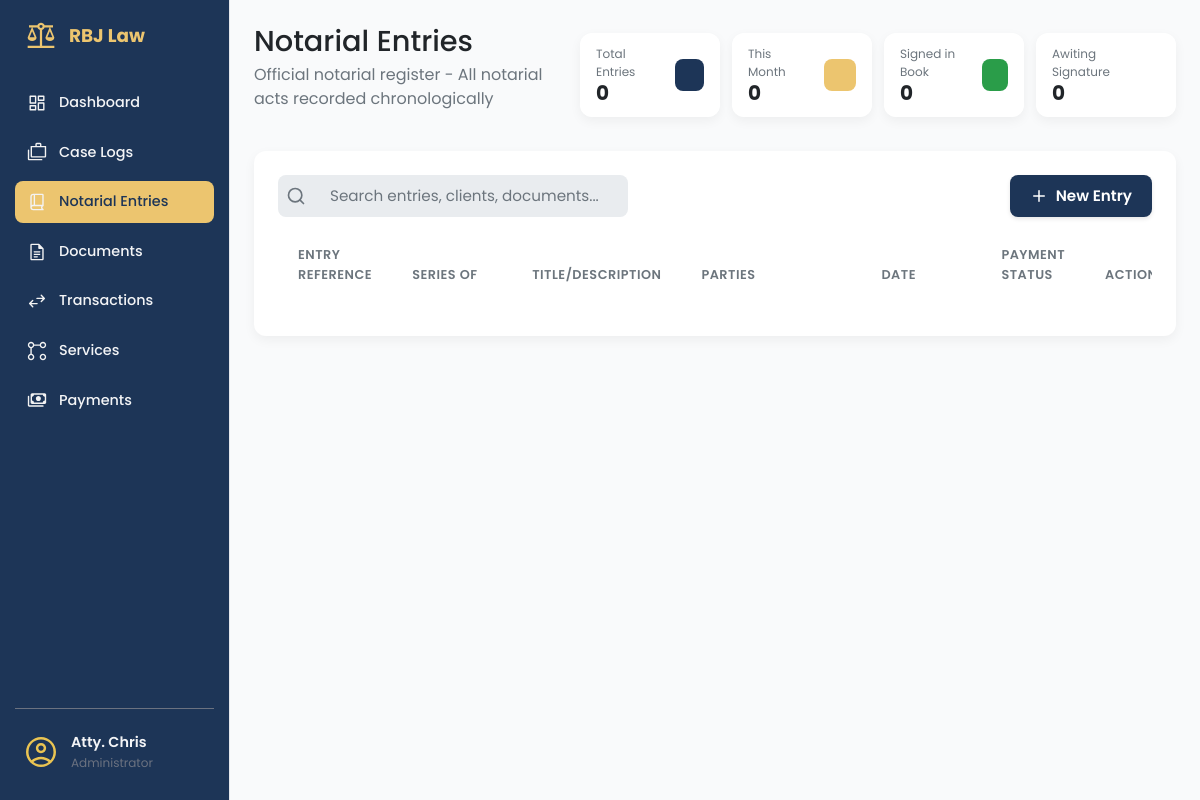
The page /notarial-entries/ (signed in) on the database as committed earlier.
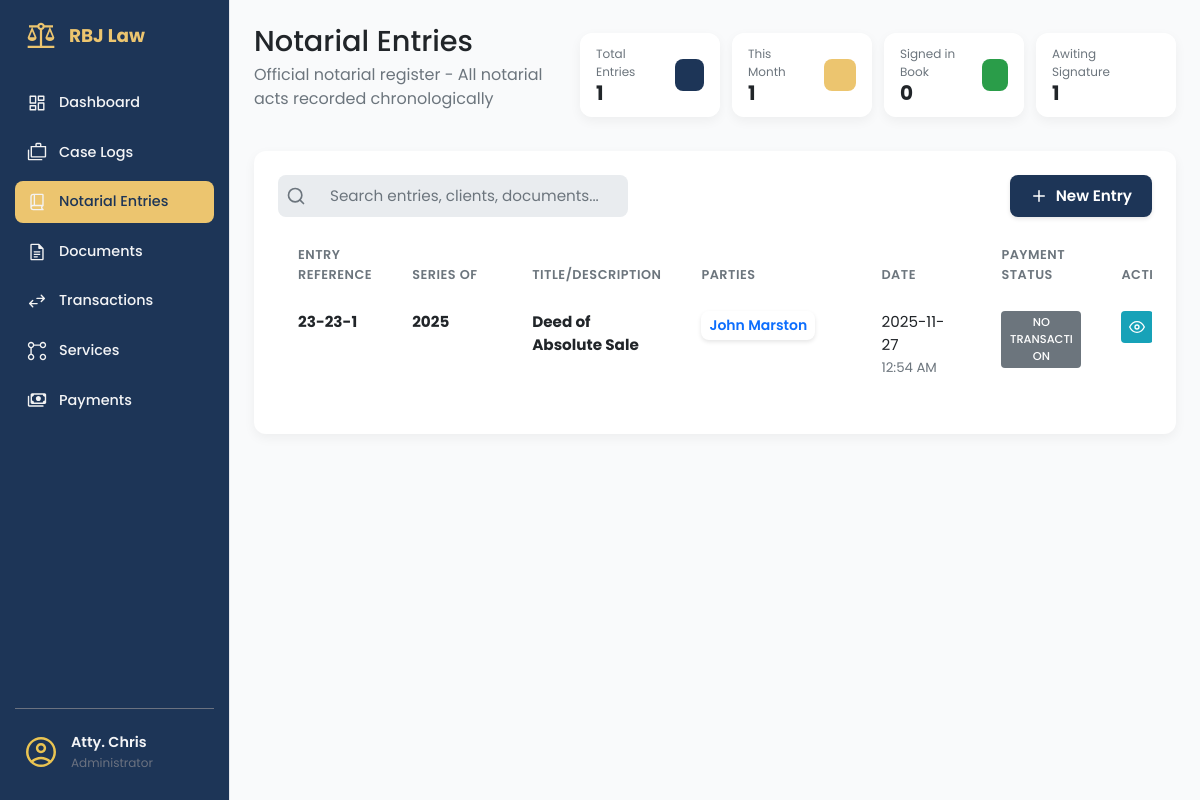
The same page on the database as committed later.
### app/models/notarial_entry_mdl.py (models this page shows, shortened)
class NotarialEntry(db.Model):
    __tablename__ = 'notarial_entries'
    id = db.Column(db.Integer, primary_key=True)
    not_entry_num = db.Column(db.String(255), nullable=False)
    not_page_num = db.Column(db.String(255), nullable=False)
    not_book_num = db.Column(db.String(255), nullable=False)
    not_series = db.Column(db.Integer, nullable=False)
    not_title = db.Column(db.String(255), nullable=False)
    not_date = db.Column(db.DateTime, nullable=False, default=datetime.utcnow)
    not_type_act = db.Column(db.String(255), nullable=False)
    not_fee = db.Column(Numeric(10, 2), nullable=False)
    not_fee_or = db.Column(db.String(255), nullable=False)
    not_other_place = db.Column(db.String(255), nullable=True)
    not_comp_evidence_id = db.Column(db.String(150), nullable=True)
    transaction_item_id = db.Column(db.Integer, db.ForeignKey('transaction_items.id'), nullable=True)
    transaction_status = db.Column(db.String(50), default='no_transaction')  # no_transaction, unpaid, paid
    transaction_item = db.relationship('TransactionItem',
                                     foreign_keys=[transaction_item_id],
                                     backref='notary_entries',
                                     lazy=True)
    @property
    def has_transaction(self):
        return self.transaction_item_id is not None
    @property
    def is_paid(self):
        return self.transaction_status == 'paid'

class NotarialEntryParty(db.Model):
    __tablename__ = 'notarial_entry_parties'
    id = db.Column(db.Integer, primary_key=True)
    notarial_entry_id = db.Column(db.Integer, db.ForeignKey('notarial_entries.id'), nullable=False)
    party_name = db.Column(db.String(150), nullable=False)
    party_address = db.Column(db.String(150), nullable=False)
    notarial_entry = db.relationship('NotarialEntry', backref='parties', lazy=True)

### app/routes/notarial_entries_routes.py (the view)
@notarial_entries_bp.route('/')
@login_required
def notarial_entries_page():
    entries = NotarialEntryService.get_all_entries()
    return render_template('notarial_entries.html', entries=entries, now=datetime.utcnow())

### app/services/notarial_entry_service.py (called while the page is built)
    @staticmethod
    def get_all_entries():
        return NotarialEntry.query.options(
            joinedload(NotarialEntry.parties),
            joinedload(NotarialEntry.witnesses)
        ).order_by(NotarialEntry.not_date.desc()).all() # Line 20 or similar

### app/templates/notarial_entries.html (shortened to what the changed rows need)
{% extends 'base.html' %}
{% block content %}
<main class="dashboard-content">
    <header class="dashboard-header">
        <div>
            <h1>Notarial Entries </h1>
        </div>
        <div style="display: flex; gap: 12px;">
            <div class="data-card data-card--sm">
                <div class="data-card__info">
                    <span class="data-card__title">Total Entries</span>
                    <span class="data-card__value">{{ entries|length }}</span>
                </div>
            </div>
            <div class="data-card data-card--sm">
                <div class="data-card__info">
                    <span class="data-card__title">This Month</span>
                    <span class="data-card__value">
                        {% set current_month = [] %}
                        {{ current_month|length }}
                    </span>
                </div>
            </div>
                        {% set signed_count = [] %}
            <div class="data-card data-card--sm">
                <div class="data-card__info">
                    <span class="data-card__title">Awiting Signature</span>
                    <span class="data-card__value">
                        {% set unsigned_count = [] %}
                        {{ unsigned_count|length }}
                    </span>
                </div>
            </div>
        </div>
    </header>
    <section class="content-section">
        <div class="panel-card">
            <div class="table-wrapper">
                <table class="table document-table">
                    <colgroup>
                    </colgroup>
                    <thead>
                        <tr>
                            <th data-sort-key="entry_ref">Entry Reference</th>
                            <th data-sort-key="series">Series Of</th>
                            <th data-sort-key="title">Title/Description</th>
                            <th data-sort-key="parties">Parties</th>
                            <th>Date</th>
                            <th>Payment Status</th>
                            <th>Actions</th>
                        </tr>
                    </thead>
                    <tbody>
                        {% for entry in entries %}
                        <tr>
                            <td>
                                <strong>{{ entry.not_book_num }}-{{ entry.not_page_num }}-{{ entry.not_entry_num
                                    }}</strong>
                            </td>
                            <td>
                                <strong>{{ entry.not_series }}</strong>
                            </td>
                            <td>
                                <strong>{{ entry.not_title }}</strong>
                            </td>
                            <td>
                                <div class="clickable-list">
                                    <button type="button" class="btn btn-sm btn-outline-primary view-parties-btn"
                                        data-bs-target="#partiesModal">
                                        {% for party in entry.parties %}
                                        {{ party.party_name }}{% if not loop.last %}, {% endif %}
                                        {% endfor %}
                                    </button>
                                </div>
                            </td>
                            <td>
                                <div>{{ entry.not_date.strftime('%Y-%m-%d') }}</div>
                                <small class="text-muted">{{ entry.not_date.strftime('%I:%M %p') }}</small>
                            </td>
                            <td>
                                {% if entry.is_paid %}
                                <span class="status-tag status-tag--signed">Paid</span>
                                {% elif entry.has_transaction %}
                                <span class="status-tag status-tag--unsigned">Unpaid</span>
                                {% else %}
                                <span class="status-tag status-tag--other">No Transaction</span>
                                {% endif %}
                            </td>
                            <td>
                                <div class="action-buttons">
                                    <a href="{{ url_for('documents.notarial_entry_documents', entry_id=entry.id) }}"
                                        class="btn-action btn-action--info" title="View Details">
                                        <svg xmlns="http://www.w3.org/2000/svg" width="16" height="16"
                                            viewBox="0 0 24 24" fill="none" stroke="currentColor" stroke-width="2"
                                            stroke-linecap="round" stroke-linejoin="round">
                                            <path d="M1 12s4-8 11-8 11 8 11 8-4 8-11 8-11-8-11-8z"></path>
                                            <circle cx="12" cy="12" r="3"></circle>
                                        </svg>
                                    </a>
                                </div>
                            </td>
                        </tr>
                        {% endfor %}
                    </tbody>
                </table>
            </div>
        </div>
    </section>
</main>
{% endblock content %}

Rows that differ between the two databases and show on the page:
added NotarialEntry: not_book_num "23", not_page_num "23", not_entry_num "1", not_series "2025", not_title "Deed of Absolute Sale", not_date "2025-11-27", not_date "12:54 AM", transaction_status "NO TRANSACTION"
added NotarialEntryParty: party_name "John Marston"
Other text that changed with them:
{{ entries|length }}: "0" → "1"
{{ current_month|length }}: "0" → "1"
{{ unsigned_count|length }}: "0" → "1"
